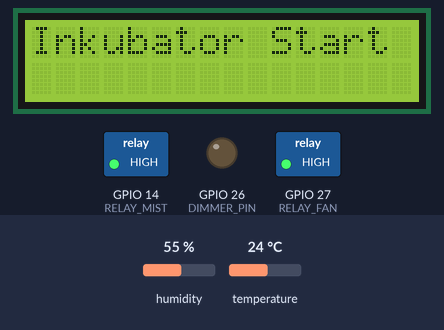
Bench run of a sketch on a simulated ESP32. On the bench: 16×2 character LCD, switched loads named in the sketch (green lamp = pin HIGH), output pins drawn as LEDs (lit = HIGH). Inputs (shaded band) come from the test bench; at power-on: humidity 55 %, temperature 24 °C. WiFi joins after 1.5 s; servers stay silent unless stated; web services answer with replies made up by the test bench; what the sketch prints to the serial monitor is not drawn.

Above: at 1.2 s.
1.3 s: humidity set to 76 %
At 3.2 s:
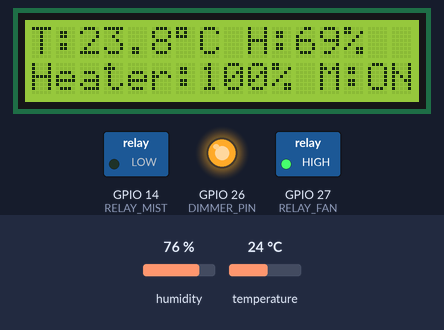
4.3 s: humidity set to 79 %
At 6.6 s:
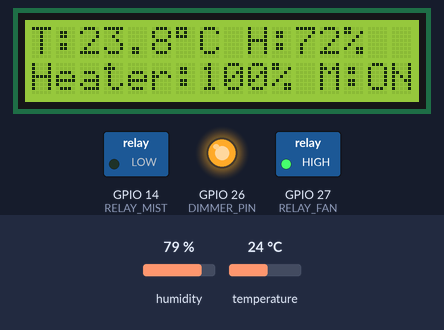
7.6 s: temperature set to 28.3 °C
At 8.5 s:
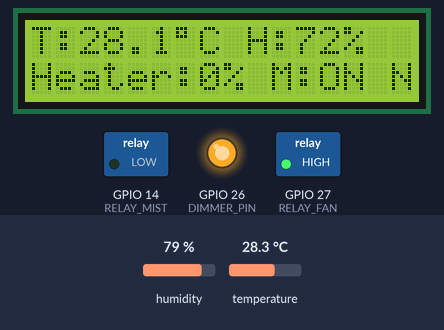
10.6 s: temperature set to 29 °C
At 13.4 s:
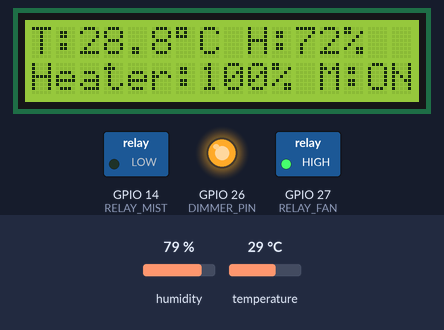
13.8 s: humidity set to 81 %
At 16.0 s:
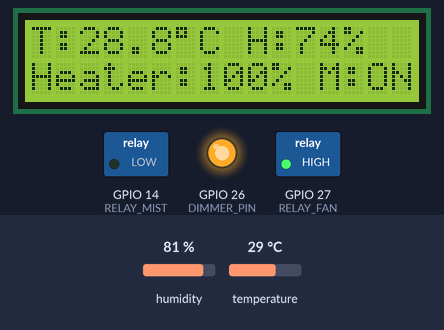
16.8 s: humidity set to 84 %
At 19.0 s:
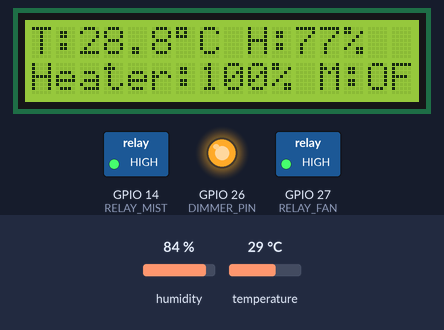
Timing chart, 0 to 20.5 s (numbered marks = the images above; inputs shaded):
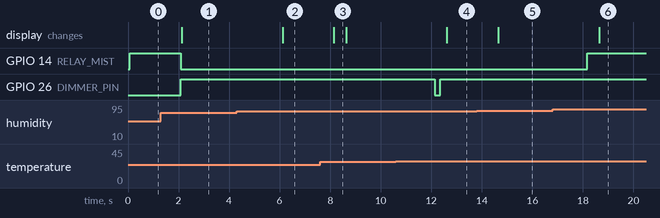

Measured:
- the behaviour switches between 28.9 and 29 °C on temperature (found by bisection; images 3 and 4)
- the behaviour switches between 82 and 83 % on humidity (found by bisection; images 5 and 6)
- after the input at 1.3 s, the display: changes after 0.82 s (image 1)
- after the input at 4.3 s, the display: changes after 1.8 s (image 2)
- after the input at 7.6 s, the display: changes after 0.54 s (image 3)
- after the input at 10.6 s, GPIO 26 (DIMMER_PIN): HIGH → LOW after 1.5 s, → HIGH 0.20 s later; the display: changes after 2.0 s (image 4)
- after the input at 13.8 s, the display: changes after 0.85 s (image 5)
- after the input at 16.8 s, GPIO 14 (RELAY_MIST): LOW → HIGH after 1.4 s; the display: changes after 1.8 s (image 6)

The sketch:

fixkodesemhas.ino
```cpp
#include <WiFi.h>
#include <HTTPClient.h>
#include <DHT.h>
#include <RBDdimmer.h>
#include <Wire.h>
#include <LiquidCrystal_I2C.h>

// === KONFIGURASI WiFi ===
const char* ssid = "Keluarga_cemara";
const char* password = "06011112";

// === ThingSpeak ===
String apiKey = "XH3F3SSIPXYUTOM6";
const char* server = "http://184.106.153.149/update";

// === PIN ===
#define DHTPIN 4
#define DHTTYPE DHT22
#define ZC_PIN 25
#define DIMMER_PIN 26
#define RELAY_FAN 27
#define RELAY_MIST 14

// === OBJEK ===
DHT dht(DHTPIN, DHTTYPE);
dimmerLamp dimmer(DIMMER_PIN, ZC_PIN);
LiquidCrystal_I2C lcd(0x27, 16, 2);

// === PID PARAMETER (Cohen–Coon) ===
double Kp = 62.6779;
double Ki = 0.4247;
double Kd = 1575;

double setpoint = 30.00;
double input, output;
double integral = 0, lastError = 0;
unsigned long lastTime = 0;

// === OFFSET KALIBRASI ===
const float suhu_offset = -0.20;
const float hum_offset  = -7.20;

// === STATUS ===
float kelembapan = 0;
bool mistStatus = false;
bool fanStatus  = false;

// === TIMER ===
unsigned long lastSendTime   = 0;
unsigned long lastLCDUpdate  = 0;
unsigned long lastDimmerUpdate = 0;

const unsigned long sendInterval = 20000;

// === BUFFER OFFLINE ===
struct DataLog {
  unsigned long waktu;
  float suhu;
  float kelembapan;
  float output;
  float setpoint;
  bool mist;
  bool fan;
};

#define MAX_LOG 20
DataLog logBuffer[MAX_LOG];
int logCount = 0;

// === WIFI RECONNECT ===
void reconnectWiFi() {
  if (WiFi.status() != WL_CONNECTED) {
    Serial.println("WiFi terputus, reconnect...");
    WiFi.begin(ssid, password);
    int retry = 0;
    while (WiFi.status() != WL_CONNECTED && retry < 10) {
      delay(1000);
      Serial.print(".");
      retry++;
    }
    Serial.println(WiFi.status() == WL_CONNECTED ? "\nWiFi OK" : "\nWiFi Gagal");
  }
}

// === SIMPAN OFFLINE ===
void simpanOffline() {
  if (logCount < MAX_LOG) {
    logBuffer[logCount++] = {
      millis() / 1000,
      input,
      kelembapan,
      output,
      setpoint,
      mistStatus,
      fanStatus
    };
    Serial.println("Data disimpan (offline)");
  }
}

// === KIRIM BUFFER ===
void kirimBuffer() {
  if (logCount == 0) return;

  for (int i = 0; i < logCount; i++) {
    HTTPClient http;
    String url = String(server) + "?api_key=" + apiKey +
                 "&field1=" + logBuffer[i].suhu +
                 "&field2=" + logBuffer[i].kelembapan +
                 "&field3=" + logBuffer[i].mist +
                 "&field4=" + logBuffer[i].fan +
                 "&field5=" + logBuffer[i].setpoint +
                 "&field6=" + logBuffer[i].output;
    http.begin(url);
    if (http.GET() != 200) {
      http.end();
      return;
    }
    http.end();
    delay(1500);
  }
  logCount = 0;
}

// === SETUP ===
void setup() {
  Serial.begin(115200);

  dht.begin();
  dimmer.begin(NORMAL_MODE, ON);

  lcd.init();
  lcd.backlight();
  lcd.setCursor(0, 0);
  lcd.print("Inkubator Start");

  pinMode(RELAY_FAN, OUTPUT);
  pinMode(RELAY_MIST, OUTPUT);
  digitalWrite(RELAY_FAN, HIGH);
  digitalWrite(RELAY_MIST, HIGH);

  WiFi.setSleep(false);
  WiFi.begin(ssid, password);

  lastTime = millis();
}

// === LOOP ===
void loop() {
  reconnectWiFi();

  // === BACA SENSOR ===
  float suhu_raw = dht.readTemperature();
  float hum_raw  = dht.readHumidity();

  if (isnan(suhu_raw) || isnan(hum_raw)) return;

  input = suhu_raw + suhu_offset;
  kelembapan = hum_raw + hum_offset;
  kelembapan = constrain(kelembapan, 0, 100);

  // === PID ===
  unsigned long now = millis();
  double dt = (now - lastTime) / 1000.0;
  if (dt <= 0) dt = 0.001;
  lastTime = now;

  double error = setpoint - input;
  integral += error * dt;
  double derivative = (error - lastError) / dt;
  lastError = error;

  output = Kp * error + Ki * integral + Kd * derivative;
  output = constrain(output, 0, 100);

  // === DIMMER (dibatasi) ===
  if (millis() - lastDimmerUpdate >= 200) {
    lastDimmerUpdate = millis();
    dimmer.setPower(output);
  }

  // === FAN (histeresis) ===
  static bool fanOn = false;
  if (!fanOn && input > setpoint + 0.1) {
    digitalWrite(RELAY_FAN, LOW);
    fanOn = fanStatus = true;
  } else if (fanOn && input < setpoint - 0.1) {
    digitalWrite(RELAY_FAN, HIGH);
    fanOn = fanStatus = false;
  }

  // === MIST ===
  if (kelembapan < 70) {
    digitalWrite(RELAY_MIST, LOW);
    mistStatus = true;
  } else if (kelembapan > 75) {
    digitalWrite(RELAY_MIST, HIGH);
    mistStatus = false;
  }

  // === LCD (500 ms, TANPA clear) ===
  if (millis() - lastLCDUpdate >= 500) {
    lastLCDUpdate = millis();

    lcd.setCursor(0, 0);
    lcd.print("T:");
    lcd.print(input, 1);
    lcd.print((char)223);
    lcd.print("C H:");
    lcd.print(kelembapan, 0);
    lcd.print("%   ");

    lcd.setCursor(0, 1);
    lcd.print("Heater:");
    lcd.print((int)output);
    lcd.print("% ");
    lcd.print(mistStatus ? "M:ON " : "M:OFF");
  }

  // === KIRIM DATA ===
  if (millis() - lastSendTime >= sendInterval) {
    lastSendTime = millis();

    if (WiFi.status() == WL_CONNECTED) {
      if (logCount > 0) kirimBuffer();

      HTTPClient http;
      String url = String(server) + "?api_key=" + apiKey +
                   "&field1=" + input +
                   "&field2=" + kelembapan +
                   "&field3=" + mistStatus +
                   "&field4=" + fanStatus +
                   "&field5=" + setpoint +
                   "&field6=" + output;

      http.begin(url);
      if (http.GET() != 200) simpanOffline();
      http.end();
    } else {
      simpanOffline();
    }
  }
}
```
